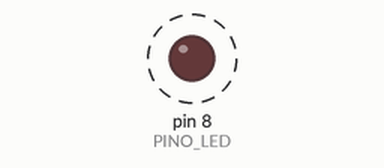
This sketch was run on a simulated Arduino Uno, built with avr-gcc and run on an emulated ATmega328P. On the bench: output pins drawn as LEDs (lit = HIGH). Dashed ring = blinking.

Above: at 1.1 s.
Timing chart, 0 to 4.6 s (numbered marks = the images above):
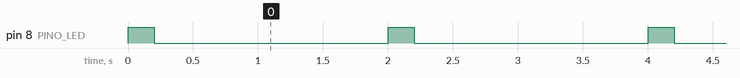

The sketch:

sketch.ino
```cpp
// Lab 1 — LED de status: pulso de 200 ms a cada 2 s

const int PINO_LED = 8;   // LED com resistor de 220 Ω em série

// Tempos em milissegundos; o ciclo total é TEMPO_ACESO + TEMPO_APAGADO
const unsigned long TEMPO_ACESO   = 200;
const unsigned long TEMPO_APAGADO = 1800;

void setup() {
  pinMode(PINO_LED, OUTPUT);   // roda uma vez, ao ligar
}

void loop() {                  // repete para sempre
  digitalWrite(PINO_LED, HIGH);
  delay(TEMPO_ACESO);
  digitalWrite(PINO_LED, LOW);
  delay(TEMPO_APAGADO);
}
```

Measured:
- by itself, pin 8 (PINO_LED): alternates HIGH for 0.20 s and LOW for 1.8 s
